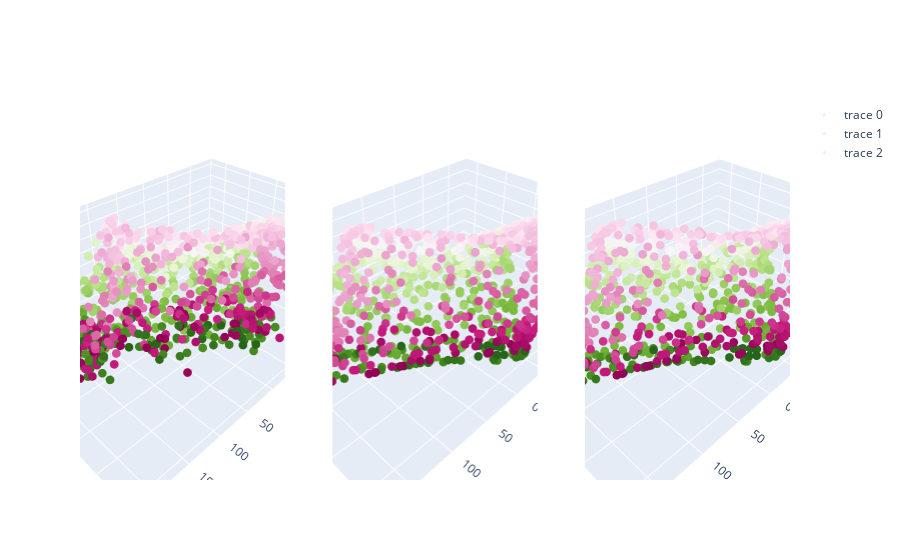

Notebook code for this chart:
### Code cell
import plotly.graph_objects as go
from plotly.subplots import make_subplots
from sklearn.decomposition import PCA

pca = PCA(n_components=3)
noisy_points_pca = pca.fit_transform(noisy_points)

manifold_points_pca = pca.transform(manifold_points)

recon_points_pca = pca.transform(recon_points)

colors = colors[:, 1]

fig = make_subplots(
    rows=1,
    cols=3,
    specs=[[{"type": "scatter3d"}, {"type": "scatter3d"}, {"type": "scatter3d"}]],
)

fig.add_trace(
    go.Scatter3d(
        x=noisy_points_pca[:, 0],
        y=noisy_points_pca[:, 1],
        z=noisy_points_pca[:, 2],
        mode="markers",
        marker=dict(size=3, color=colors),
    ),
    row=1,
    col=1,
)

fig.add_trace(
    go.Scatter3d(
        x=manifold_points_pca[:, 0],
        y=manifold_points_pca[:, 1],
        z=manifold_points_pca[:, 2],
        mode="markers",
        marker=dict(size=3, color=colors),
    ),
    row=1,
    col=2,
)

fig.add_trace(
    go.Scatter3d(
        x=recon_points_pca[:, 0],
        y=recon_points_pca[:, 1],
        z=recon_points_pca[:, 2],
        mode="markers",
        marker=dict(size=3, color=colors),
    ),
    row=1,
    col=3,
)

fig.show()

### Figure 1 — Plotly figure (JSON) as saved in the notebook; plotly's stock layout.template omitted (floating-point values rounded to 4 significant figures; data arrays with more than 128 entries replaced by an {"elided": "..."} marker saying what was removed)
{"data": [{"marker": {"color": {"elided": "1000 float values"}, "size": 3}, "mode": "markers", "scene": "scene", "type": "scatter3d", "x": {"elided": "1000 float values"}, "y": {"elided": "1000 float values"}, "z": {"elided": "1000 float values"}}, {"marker": {"color": {"elided": "1000 float values"}, "size": 3}, "mode": "markers", "scene": "scene2", "type": "scatter3d", "x": {"elided": "1000 float values"}, "y": {"elided": "1000 float values"}, "z": {"elided": "1000 float values"}}, {"marker": {"color": {"elided": "1000 float values"}, "size": 3}, "mode": "markers", "scene": "scene3", "type": "scatter3d", "x": {"elided": "1000 float values"}, "y": {"elided": "1000 float values"}, "z": {"elided": "1000 float values"}}], "layout": {"scene": {"domain": {"x": [0, 0.2889], "y": [0, 1]}}, "scene2": {"domain": {"x": [0.3556, 0.6444], "y": [0, 1]}}, "scene3": {"domain": {"x": [0.7111, 1], "y": [0, 1]}}}}
